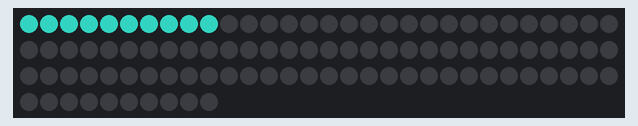
This program was run on a simulated CircuitPython board. Shown: 100 RGB LEDs in strip order, left to right, continuing on the next row. Dim RGB values are drawn brighter than linear; random numbers come from a fixed seed.

Above: at 0.46 s.
At 4.5 s:
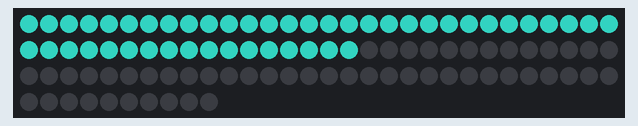
At 8.54 s:
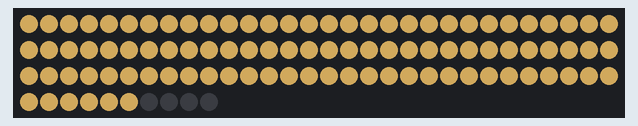
At 16.63 s:
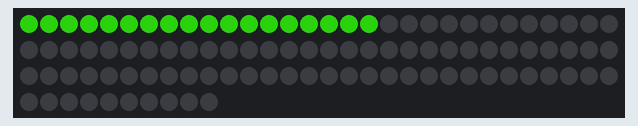
At 27.82 s:
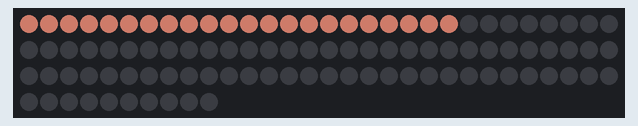
At 39.01 s:
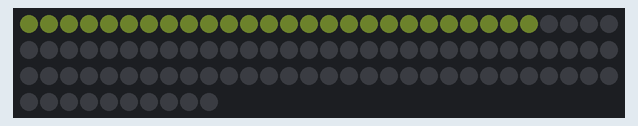

The program:

up_down_leds.py
```python
import board
import neopixel
import time
import random

number_leds = 100 # update number of leds
board_pin = board.D18 # update board pin
pixels = neopixel.NeoPixel(board.D18, number_leds, brightness=0.5, auto_write=False, pixel_order=neopixel.RGB)

def randomColor():
    return [random.randrange(256), random.randrange(256), random.randrange(256)]

def main():
    slow = 0.02 # update speed
    highValuePosition = 0
    goUp = True
    generalColor = randomColor()

    while True:
        time.sleep(slow)

        # apply color only for valid pixels
        for i in range(number_leds):
            color = [0,0,0]
            if highValuePosition > i:
                color = generalColor
            pixels[i] = color

        # change directions
        if highValuePosition == number_leds:
            goUp = False
        elif highValuePosition == 0:
            generalColor = randomColor()
            goUp = True

        if goUp:
            highValuePosition += 1
        else:
            highValuePosition -= 1

        pixels.show()

main()
```
